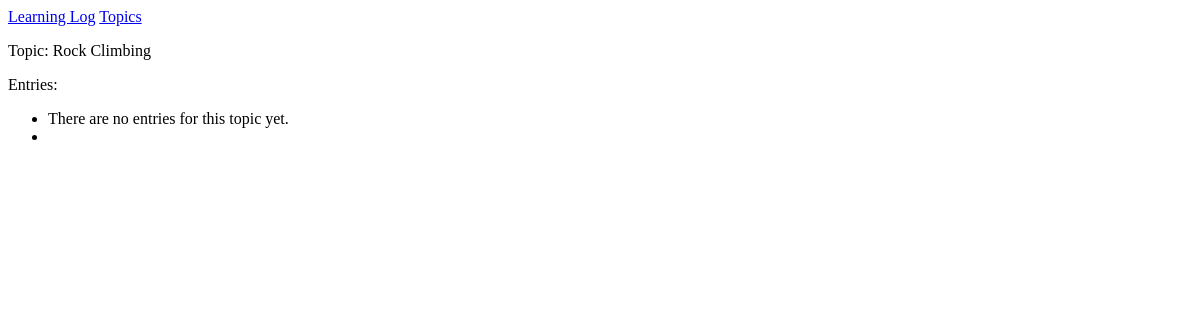
Before: /topics/2/ with the older database file.
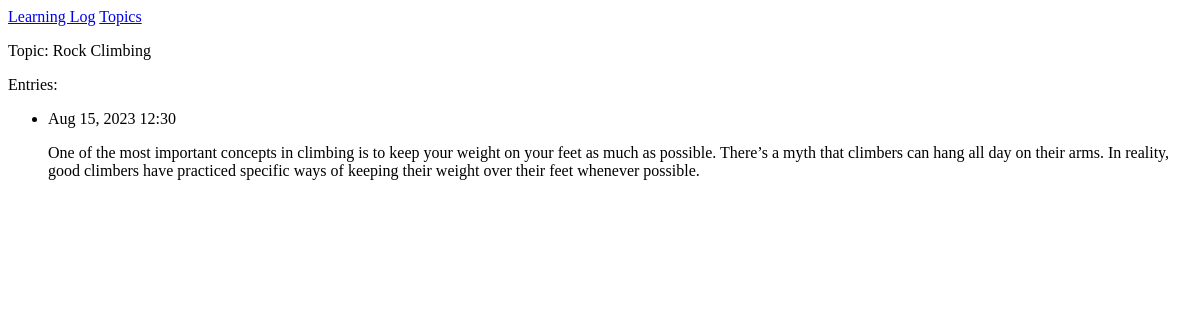
After: the same page with the newer database file.
### learning_log/models.py (models this page shows, shortened)
class Entry(models.Model):
	topic = models.ForeignKey(Topic, on_delete=models.CASCADE)
	text = models.TextField()
	date_added = models.DateTimeField(auto_now_add=True)
	class Meta:
		verbose_name_plural = 'entries'

### learning_log/views.py (the view)
# urls.py: path('topics/<int:topic_id>/', views.topic, name='topic'),
def topic(request, topic_id):
	topic = Topic.objects.get(id=topic_id)
	entries = topic.entry_set.order_by('-date_added')
	context = {'topic': topic, 'entries': entries}
	return render(request, 'learning_log/topic.html', context)

### learning_log/templates/learning_log/topic.html (shortened to what this page needs)
{% extends 'learning_log/base.html' %}
{% block content %}
    <p>Topic: {{topic.text }}</p>
    <p>Entries:</p>
    <ul>
       {% for entry in entries %}
	       <li>
	           <p>{{ entry.date_added|date:'M d, Y H:i' }}</p>
		    <p>{{  entry.text|linebreaks  }}</p>
		</li>
	{% empty %}
	       <li>There are no entries for this topic yet.<li>
	{% endfor %}
{% endblock content %}

Changed rows visible on the page:
added Entry: date_added "Aug 15, 2023 12:30", text "One of the most important concepts in climbing is to keep your weight on your feet as much as possible. There’s a myth that climbers can hang all day on their arms. In reality, good climbers have practiced specific ways of keeping their weight over their feet whenever possible."
Other visible differences:
text no longer shown: "There are no entries for this topic yet."
